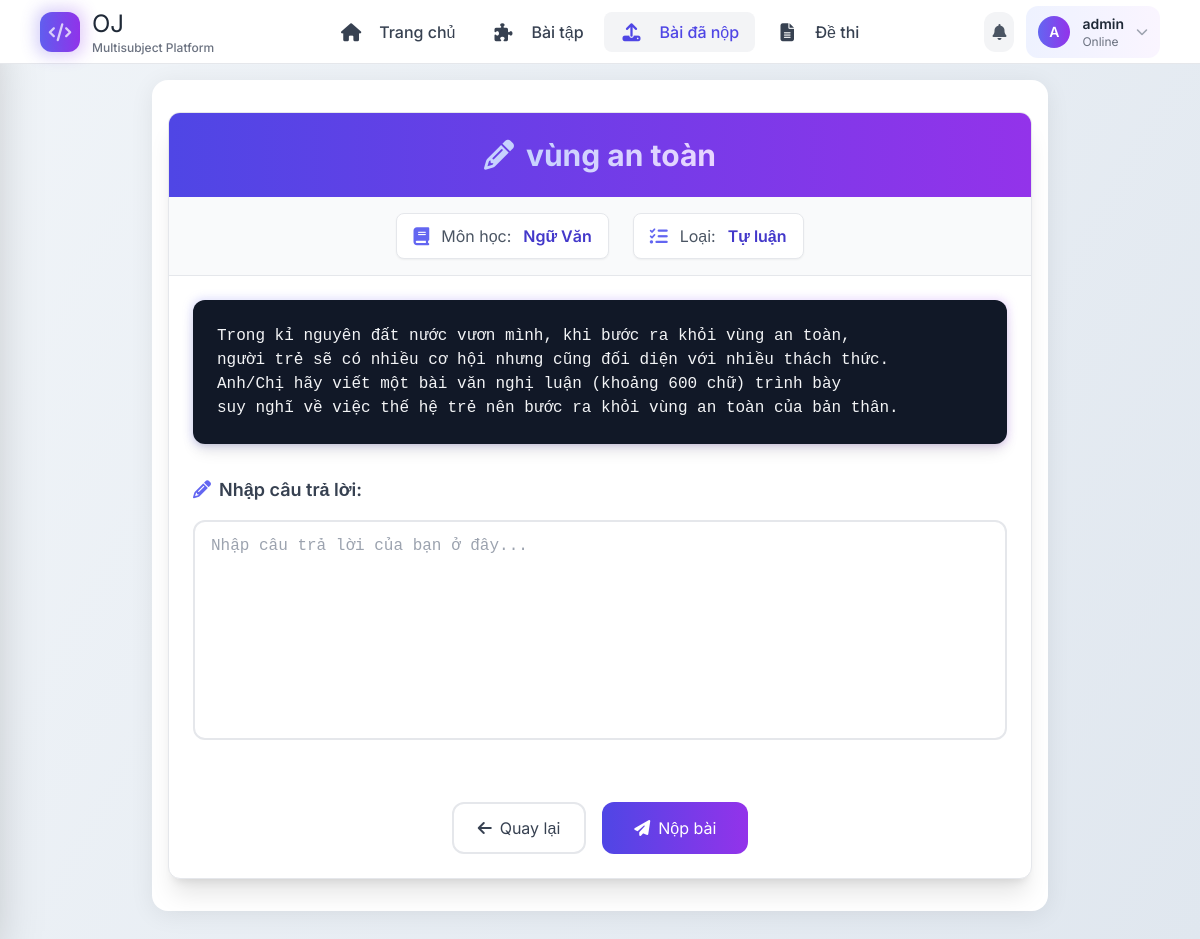
Screenshot of /submissions/submit/10/ (signed in) with the database file from the repository.
### users/models.py (models this page shows)
class CustomUser(AbstractUser):
    is_teacher = models.BooleanField(default=False)

### problems/models.py (models this page shows, shortened)
class Problem(models.Model):
    title = models.CharField(max_length=200)
    description = models.TextField()
    subject = models.CharField(max_length=10, choices=SUBJECT_CHOICES)
    question_type = models.CharField(max_length=10, choices=QUESTION_TYPE, default='WRIT')
    difficulty = models.CharField(max_length=10, choices=DIFFICULTY_LEVELS)
    author = models.ForeignKey(User, on_delete=models.CASCADE, null=True)
    grading_criteria = models.TextField(null=True, blank=True, help_text="Tiêu chí chấm bài (dành cho AI)")
    created_at = models.DateTimeField(default=timezone.now)
    is_hidden = models.BooleanField(default=False)
    choice_a = models.CharField(max_length=255, null=True, blank=True)
    choice_b = models.CharField(max_length=255, null=True, blank=True)
    choice_c = models.CharField(max_length=255, null=True, blank=True)
    choice_d = models.CharField(max_length=255, null=True, blank=True)
    correct_answer = models.CharField(
        max_length=1,
        choices=[('A', 'A'), ('B', 'B'), ('C', 'C'), ('D', 'D')],
        null=True, blank=True,
        help_text="Chỉ áp dụng cho câu hỏi trắc nghiệm"
    )

### submissions/views.py (the view, shortened to what this page needs)
# urls.py: path('submit/<int:problem_id>/', submit_solution, name='submit_solution'),
@login_required
def submit_solution(request, problem_id):
    problem = get_object_or_404(Problem, id=problem_id)
    return render(request, 'submissions/submit_form.html', {'problem': problem})

### submissions/templates/submissions/submit_form.html (shortened to what this page needs)
{% extends 'base.html' %}
{% block content %}
<div class="container max-w-4xl mx-auto px-4 py-8">
    <div class="bg-white rounded-xl shadow-xl overflow-hidden border border-gray-200">
        <div class="bg-gradient-to-r from-indigo-600 to-purple-600 px-6 py-6">
            <h1 class="text-2xl md:text-3xl font-bold text-white flex items-center justify-center gap-3">
                <i class="fas fa-pencil-alt text-indigo-200"></i>
                <span class="bg-gradient-to-r from-indigo-200 to-purple-200 text-transparent bg-clip-text">
                </span>
            </h1>
        </div>
        <div class="bg-gray-50 px-6 py-4 border-b border-gray-200">
            <div class="flex flex-wrap justify-center gap-6">
                <div class="flex items-center gap-3 bg-white px-4 py-2 rounded-lg shadow-sm border border-gray-200">
                    <span class="text-indigo-500"><i class="fas fa-book text-lg"></i></span>
                    <span class="text-gray-600">Môn học:</span>
                    <span class="font-semibold text-indigo-700">{{ problem.get_subject_display }}</span>
                </div>
                <div class="flex items-center gap-3 bg-white px-4 py-2 rounded-lg shadow-sm border border-gray-200">
                    <span class="text-indigo-500"><i class="fas fa-tasks text-lg"></i></span>
                    <span class="text-gray-600">Loại:</span>
                    <span class="font-semibold text-indigo-700">{{ problem.get_question_type_display }}</span>
                </div>
            </div>
        </div>
        <div class="px-6 py-6">
            <div class="relative group">
                <div class="relative bg-gray-900 text-gray-100 rounded-xl p-6 font-mono text-sm md:text-base leading-relaxed shadow-lg mb-8">
                    <div class="max-h-[400px] overflow-y-auto problem-content pr-2">
                        {{ problem.description|linebreaks }}
                    </div>
                </div>
            </div>
            <form method="post" class="space-y-8" novalidate>
                {% if problem.question_type == "MCQ" %}
                    <div class="space-y-6">
                        <label class="block text-lg font-semibold text-gray-700">
                            <i class="fas fa-check-circle mr-2 text-indigo-500"></i>Chọn đáp án đúng:
                        </label>
                        <div class="grid grid-cols-2 md:grid-cols-4 gap-4" role="radiogroup">
                            {% for choice in "ABCD" %}
                            <label class="relative flex items-center justify-center p-4 rounded-xl border-2 border-gray-200 cursor-pointer hover:border-indigo-400 hover:bg-indigo-50/50 transition-all duration-300 group">
                                <input type="radio" name="answer" value="{{ choice }}"
                                       class="absolute inset-0 opacity-0 cursor-pointer"
                                       {% if forloop.first %}required{% endif %}>
                                <span class="text-xl font-bold text-gray-700 group-hover:scale-110 transition-transform duration-300">{{ choice }}</span>
                            </label>
                            {% endfor %}
                        </div>
                    </div>
                {% else %}
                    <div class="space-y-4">
                        <label for="answer" class="block text-lg font-semibold text-gray-700">
                            <i class="fas fa-pencil-alt mr-2 text-indigo-500"></i>Nhập câu trả lời:
                        </label>
                        <div class="relative group">
                            <textarea
                                name="answer"
                                id="answer"
                                rows="8"
                                class="relative w-full px-4 py-3 rounded-xl border-2 border-gray-200 focus:border-indigo-400 focus:ring focus:ring-indigo-200 transition-all duration-300 font-mono bg-white/80 backdrop-blur-sm resize-none"
                                placeholder="Nhập câu trả lời của bạn ở đây..."
                            ></textarea>
                        </div>
                    </div>
                {% endif %}
                <div class="flex flex-col sm:flex-row justify-center gap-4 pt-6">
                    <a href="{% url 'problem_list' %}"
                       class="inline-flex items-center justify-center px-6 py-3 border-2 border-gray-200 rounded-xl text-gray-700 bg-white hover:bg-gray-50 hover:border-indigo-300 focus:outline-none focus:ring-2 focus:ring-offset-2 focus:ring-indigo-500 transition-all duration-300">
                        <i class="fas fa-arrow-left mr-2"></i>
                        Quay lại
                    </a>
                    <button type="submit"
                            class="inline-flex items-center justify-center px-8 py-3 rounded-xl text-white bg-gradient-to-r from-indigo-600 to-purple-600 hover:from-indigo-700 hover:to-purple-700 focus:outline-none focus:ring-2 focus:ring-offset-2 focus:ring-indigo-500 transition-all duration-300 transform hover:scale-105 hover:shadow-lg hover:shadow-indigo-500/25">
                        <i class="fas fa-paper-plane mr-2"></i>
                        Nộp bài
                    </button>
                </div>
            </form>
        </div>
    </div>
</div>
{% endblock %}

### templates/base.html (shortened to what this page needs)
{% load static %}
<!DOCTYPE html>
<html lang="vi">
<head>
  <link rel="stylesheet" href="{% static 'style.css' %}">
  <link href="https://cdnjs.cloudflare.com/ajax/libs/font-awesome/6.4.0/css/all.min.css" rel="stylesheet">
  <script src="https://cdn.tailwindcss.com"></script>
</head>
<body>
  <nav class="navbar" role="navigation" aria-label="Main navigation">
    <div class="flex items-center justify-between w-full max-w-7xl mx-auto px-4">
      <div class="flex items-center space-x-4">
        <a href="{% url 'home' %}" class="flex items-center space-x-3 group" aria-label="Về trang chủ">
          <div class="relative">
            <div class="w-10 h-10 bg-gradient-to-r from-indigo-500 to-purple-600 rounded-xl flex items-center justify-center text-white font-bold text-lg transform group-hover:scale-110 transition-transform duration-300">
              <i class="fas fa-code"></i>
            </div>
            <div class="absolute -inset-1 bg-gradient-to-r from-indigo-600 to-purple-600 rounded-xl blur opacity-25 group-hover:opacity-40 transition duration-300"></div>
          </div>
          <div>
            <span class="logo text-2xl">OJ</span>
            <div class="text-xs text-gray-500 font-medium">Multisubject Platform</div>
          </div>
        </a>
      </div>
      <div class="nav-desktop hidden md:flex items-center space-x-1">
        <a href="{% url 'home' %}" class="nav-link flex items-center space-x-2 px-4 py-2 text-gray-700 hover:text-indigo-600 {% if request.path == '/' %}active{% endif %}">
          <i class="fas fa-home text-sm"></i>
          <span class="font-medium">Trang chủ</span>
        </a>
        <a href="{% url 'problem_list' %}" class="nav-link flex items-center space-x-2 px-4 py-2 text-gray-700 hover:text-indigo-600 {% if '/problems/' in request.path %}active{% endif %}">
          <i class="fas fa-puzzle-piece text-sm"></i>
          <span class="font-medium">Bài tập</span>
        </a>
        <a href="{% url 'submission_list' %}" class="nav-link flex items-center space-x-2 px-4 py-2 text-gray-700 hover:text-indigo-600 {% if '/submissions/' in request.path %}active{% endif %}">
          <i class="fas fa-upload text-sm"></i>
          <span class="font-medium">Bài đã nộp</span>
        </a>
        <a href="{% url 'exam_list' %}" class="nav-link flex items-center space-x-2 px-4 py-2 text-gray-700 hover:text-indigo-600 {% if '/exams/' in request.path %}active{% endif %}">
          <i class="fas fa-file-alt text-sm"></i>
          <span class="font-medium">Đề thi</span>
        </a>
      </div>
      <div class="flex items-center space-x-3">
        {% if user.is_authenticated %}
          <button class="notification-badge p-2 rounded-xl bg-gray-100 hover:bg-gray-200 transition-colors" title="Thông báo">
            <i class="fas fa-bell text-gray-600"></i>
          </button>
          <div class="user-menu relative hidden md:block" role="menu">
            <div id="userMenuTrigger" class="flex items-center space-x-3 px-3 py-2 bg-gradient-to-r from-indigo-50 to-purple-50 rounded-xl cursor-pointer hover:from-indigo-100 hover:to-purple-100 transition-all duration-300" aria-expanded="false" aria-haspopup="true">
              <div class="w-8 h-8 bg-gradient-to-r from-indigo-500 to-purple-600 rounded-full flex items-center justify-center text-white text-sm font-semibold">
                {{ user.username|first|upper }}
              </div>
              <div class="hidden sm:block">
                <div class="font-semibold text-gray-800 text-sm">{{ user.username }}</div>
                <div class="text-xs text-gray-500">Online</div>
              </div>
              <i class="fas fa-chevron-down text-xs text-gray-400 transition-transform duration-300" id="chevronIcon"></i>
            </div>
          </div>
        {% endif %}
      </div>
    </div>
  </nav>
  <main class="content slide-in" role="main">
    {% block content %}{% endblock %}
  </main>
</body>
</html>

### static/style.css (style rules this page uses)
:root { --primary-color: #4F46E5; --primary-hover: #4338CA; --secondary-color: #475569; --danger-color: #DC2626; --success-color: #059669; --light-color: #F3F4F6; --dark-color: #1F2937; --border-color: #E5E7EB; --bg-color: #FFFFFF; }
*, *::before, *::after { margin: 0; padding: 0; box-sizing: border-box; }
html { font-size: 16px; }
body { font-family: 'Inter', sans-serif; line-height: 1.5; color: var(--dark-color); background: linear-gradient(120deg, #f0f4f8 0%, #e0e7ef 100%); min-height: 100vh; }
.navbar { position: fixed; top: 0; left: 0; right: 0; height: 4rem; background-color: var(--bg-color); display: flex; align-items: center; justify-content: space-between; padding: 0 1.5rem; z-index: 1000; transition: all 0.3s ease; border-bottom: 1px solid var(--border-color); }
.nav-link { display: flex; align-items: center; gap: 0.5rem; color: var(--secondary-color); text-decoration: none; font-weight: 500; padding: 0.5rem 1rem; border-radius: 0.5rem; transition: all 0.2s ease; }
.nav-link.active { color: var(--primary-color); background-color: var(--light-color); font-weight: 600; }
.nav-link i { font-size: 1.125rem; width: 1.5rem; text-align: center; }
.user-menu, .auth-buttons { display: flex; align-items: center; gap: 0.75rem; }
.content { max-width: 80rem; margin: 5rem auto 2rem; padding: 0 1.5rem; }
.container { background: var(--bg-color); border-radius: 1rem; box-shadow: 0 4px 24px rgba(0,0,0,0.07); padding: 2rem; margin-bottom: 2rem; }
h1, h2, h3, h4 { color: var(--dark-color); font-weight: 700; line-height: 1.2; margin-bottom: 1rem; }
h1 { font-size: 2rem; }

### rows the page displays
CustomUser: username|first "A", username "admin"
Problem: subject "Ngữ Văn", question_type "Tự luận", description "Trong kỉ nguyên đất nước vươn mình, khi bước ra khỏi vùng an toàn, người trẻ sẽ có nhiều cơ hội nhưng cũng đối diện với nhiều thách thức. Anh/Chị hãy viết một bài văn nghị luận (khoảng 600 chữ) trình bày suy nghĩ về việc thế hệ trẻ nên bước ra khỏi vùng an toàn của bản thân."
